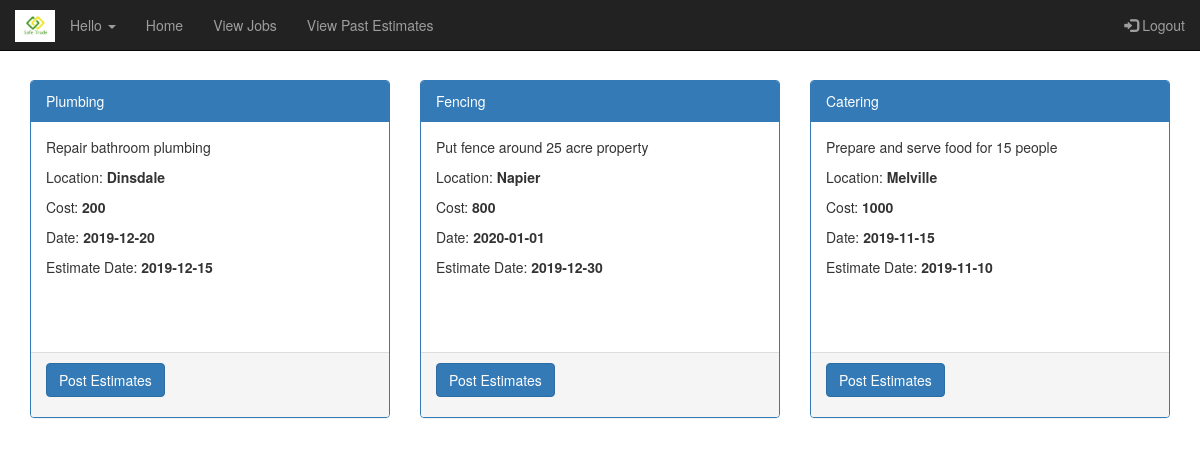
The page /viewJobs.php on the database its author committed.
### tables this page shows
CREATE TABLE `jobdetails` (
  `JobId` int(11) NOT NULL,
  `UId` int(11) NOT NULL,
  `JobType` varchar(255) NOT NULL,
  `JobDescription` varchar(255) NOT NULL,
  `Location` varchar(50) NOT NULL,
  `CostRange` double NOT NULL,
  `ActiveDate` date NOT NULL,
  `EstimateDate` date NOT NULL,
  `IsClosed` int(11) NOT NULL,
  `IsEstimateAccepted` int(11) NOT NULL
);

### classes/Job.php (called while the page is built, shortened)
<?php
class Job{
  private $jdescription = "";
  private $jtype = "";
  private $cost = null;
  private $activedate = "";
  private $estimationdate = null;
  private $location = null;
  public function __construct($jid,$uid, $jtype,$jdescription,$location,   $cost, $activedate,$estimationdate,$isclosed){
    $this->jdescription = $jdescription;
    $this->jtype = $jtype;
    $this->cost = $cost;
    $this->activedate = $activedate;
    $this->estimationdate = $estimationdate;
    $this->location = $location;
  }
  public static function getAll($mysqli){
    $today=date('Y-m-d');
    $sql = sprintf("select * from jobdetails where IsEstimateAccepted=0 and IsClosed=0 and  ActiveDate>='%s'",$today);
    $result = $mysqli->query($sql);
    $jobs = false;
    if ($result){
           $jobs = new Collection();
      while($row = $result->fetch_assoc()){
        $job =  new Job($row['JobId'],$row['UId'], $row['JobType'], $row['JobDescription'], $row['Location'], $row['CostRange'], $row['ActiveDate'], $row['EstimateDate'],$row['IsClosed']);
        $jobs->Add($row['JobId'], $job);
      }
    }
    return $jobs;
  }
  public function getJobDescription(){
    return $this->jdescription;
  }
  public function getJobType(){
    return $this->jtype;
  }
  public function getLocation(){
    return $this->location;
  }
  public function getCost(){
    return $this->cost;
  }
  public function getActiveDate(){
    return $this->activedate;
  }
  public function getEstimateDate(){
    return $this->estimationdate;
  }
}
?>

### classes/Collection.php (called while the page is built, shortened)
<?php
class Collection {
    private $records = array();
    public function add($key, $record){
        $result = false;
        if ($key != null) {
            $this->records[$key] = $record;
            $result = true;
        }
        return $result;
    }
    public function getRecords(){
        return $this->records;
    }
}
?>

### viewJobs.php (the view, shortened to what this page needs)
<?php
require_once("headers.php");
$jobs = Job::getAll($mysqli);
require_once("footer.php");
?>
<div class="container">
<div class="row">
    <?php foreach($jobs->getRecords() as $id => $job){  ?>
<div class="col-sm-4">
      <div class="panel panel-primary">
        <div class="panel-heading"><?php echo $job->getJobType(); ?></div>
        <div class="panel-body" style="height:230px">
        <form method="post" action="addEstimate.php" enctype="application/x-www-form-urlencoded">
        <p><?php echo $job->getJobDescription(); ?></p>
        <p>Location: <b><?php echo $job->getLocation(); ?></b></p>
        <p>Cost: <b><?php echo $job->getCost(); ?></b></p>
        <p>Date: <b><?php echo $job->getActiveDate(); ?></b></p>
        <p>Estimate Date: <b><?php echo $job->getEstimateDate(); ?></b></p>
        </div>
        <div class="panel-footer pviewestimate">
            <p><input type="submit" class="btn btn-primary viewestimate" value="Post Estimates"></p>
        </div>
      </div>
    </div>
    <?php }; ?>
    </div>
</div>

### rows shown on the page
jobdetails: JobType "Plumbing", JobDescription "Repair bathroom plumbing", Location "Dinsdale", CostRange "200", ActiveDate "2019-12-20", EstimateDate "2019-12-15"
jobdetails: JobType "Fencing", JobDescription "Put fence around 25 acre property", Location "Napier", CostRange "800", ActiveDate "2020-01-01", EstimateDate "2019-12-30"
jobdetails: JobType "Catering", JobDescription "Prepare and serve food for 15 people", Location "Melville", CostRange "1000", ActiveDate "2019-11-15", EstimateDate "2019-11-10"
